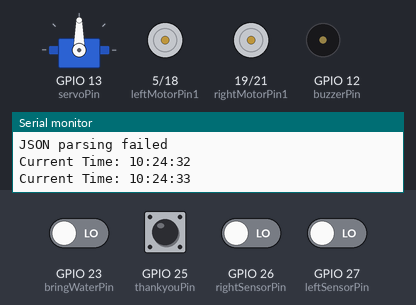
A sketch run on a simulated ESP32. Parts: servo, motor-driver pin pairs drawn as motors (green arrow = first pin HIGH = forward, orange = second pin HIGH = backward, longer = more drive), buzzer (waves = sounding, pin HIGH), the last lines printed to the serial monitor. The inputs (shaded band) are chosen by the test bench; at power-on: GPIO 23 (bringWaterPin), GPIO 25 (thankyouPin), GPIO 26 (rightSensorPin), GPIO 27 (leftSensorPin) LOW. WiFi joins after 1.5 s; servers stay silent unless stated; network time is answered at once with the bench clock; uploads are accepted with an empty reply; the local clock reads 2024-03-15 10:24:30 at power-on unless the sketch sets it.

Above: at 3.4 s.
3.5 s: GPIO 23 (bringWaterPin) driven HIGH
At 4.5 s:
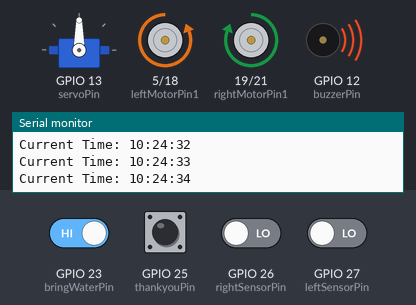
5.7 s: GPIO 26 (rightSensorPin) driven HIGH
At 8.0 s:
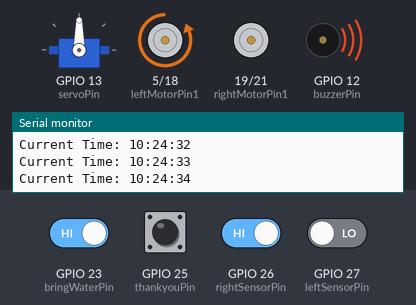
9.7 s: GPIO 26 (rightSensorPin) driven LOW
11.2 s: GPIO 27 (leftSensorPin) driven HIGH
At 12.0 s:
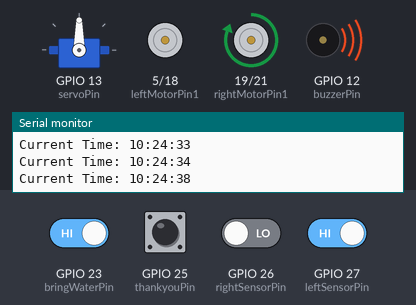
15.2 s: GPIO 27 (leftSensorPin) driven LOW
At 15.8 s:
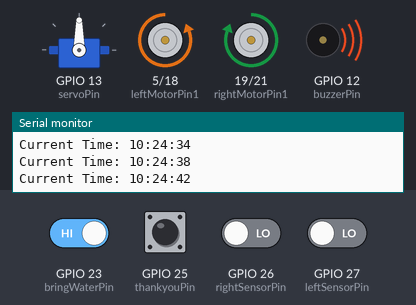
Timing chart, 0 to 17.7 s (numbered marks = the images above; inputs shaded):
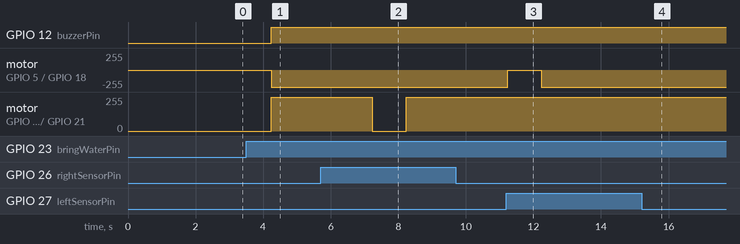

The sketch:

fetch_data_control_smort.ino
```cpp
#include <WiFi.h>
#include <HTTPClient.h>
#include <ArduinoJson.h>
#include <NTPClient.h>
#include <ESP32Servo.h>
#include <WiFiUdp.h>

// WiFi and Firestore Settings
const char* ssid = "SmartMedic";
const char* password = "sm@1234567";
const char* apiKey = "AIzaSyAfxhAhUlpxYdIJ6wV1RWWMExyeZOYoeg";
const char* baseURL = "https://firestore.googleapis.com/v1/projects/smort-care/databases/(default)/documents/";

// NTP Client Setup
WiFiUDP ntpUDP;
NTPClient timeClient(ntpUDP, "pool.ntp.org", 19800, 60000);

// Servo and Buzzer Setup
Servo myServo;
const int servoPin = 13;
const int buzzerPin = 12;

// Line Following Sensor and Motor Setup
const int leftSensorPin = 27;
const int rightSensorPin = 26;
const int leftMotorPin1 = 5;
const int leftMotorPin2 = 18;
const int rightMotorPin1 = 19;
const int rightMotorPin2 = 21;

// Additional Sensor Pins
const int bringWaterPin = 23; // Adjust to your actual pin
const int thankyouPin = 25;   // Adjust to your actual pin

// Medication Data Structure
struct Medication {
  int sectionNumber;
  String time;
};
Medication medications[10];
int medicationCount = 0;

// Servo Positions Array for Each Section
const int servoPositions[] = {36, 64, 90, 117, 145, 180};
const int numSections = sizeof(servoPositions) / sizeof(servoPositions[0]);

// Timing Variables
unsigned long lastFetchTime = 0;
const unsigned long fetchInterval = 5 * 60 * 1000; // 5 minutes

// Line Following Mode Flag
bool lineFollowingMode = false;

void setup() {
  Serial.begin(9600);
  WiFi.begin(ssid, password);

  // WiFi Connection
  while (WiFi.status() != WL_CONNECTED) {
    delay(1000);
    Serial.println("Connecting to WiFi...");
  }
  Serial.println("Connected to WiFi");

  // Start NTP Client
  timeClient.begin();

  // Setup Servo, Buzzer, and Additional Sensors
  myServo.attach(servoPin);
  pinMode(buzzerPin, OUTPUT);
  pinMode(bringWaterPin, INPUT);
  pinMode(thankyouPin, INPUT);

  // Setup Line Following Sensors and Motors
  pinMode(leftSensorPin, INPUT);
  pinMode(rightSensorPin, INPUT);
  pinMode(leftMotorPin1, OUTPUT);
  pinMode(leftMotorPin2, OUTPUT);
  pinMode(rightMotorPin1, OUTPUT);
  pinMode(rightMotorPin2, OUTPUT);

  // Fetch initial Firestore data
  fetchFirestoreData();
}

void fetchFirestoreData() {
  if (WiFi.status() == WL_CONNECTED) {
    HTTPClient http;
    String url = String(baseURL) + "smort/smort_test/medications?key=" + apiKey;

    http.begin(url);
    int httpCode = http.GET();

    if (httpCode > 0) {
      String payload = http.getString();
      Serial.println("Fetched medication data: " + payload);

      DynamicJsonDocument doc(4096);
      DeserializationError error = deserializeJson(doc, payload);

      if (!error) {
        JsonArray medicationsArray = doc["documents"].as<JsonArray>();
        medicationCount = 0;
        for (JsonObject medication : medicationsArray) {
          JsonObject fields = medication["fields"].as<JsonObject>();
          medications[medicationCount].sectionNumber = fields["sectionNumber"]["integerValue"].as<int>();
          medications[medicationCount].time = fields["time"]["stringValue"] | "N/A";
          medicationCount++;
        }
      } else {
        Serial.println("JSON parsing failed");
      }
    }
    http.end();
  } else {
    Serial.println("WiFi not connected");
  }
}

void loop() {
  timeClient.update();
  String currentTime = timeClient.getFormattedTime();
  Serial.println("Current Time: " + currentTime);

  // Check if bringWater or thankyou is triggered
  if (digitalRead(bringWaterPin) == HIGH || digitalRead(thankyouPin) == HIGH) {
    lineFollowingMode = true;
    digitalWrite(buzzerPin,HIGH);
    resumeMotion(); // Initiate motion
  }

  // Check for scheduled medication dispensing
  for (int i = 0; i < medicationCount; i++) {
    if (isTimeMatching(currentTime, medications[i].time)) {
      Serial.print("Time for medication at section: ");
      Serial.println(medications[i].sectionNumber);

      // Activate line following mode, beep, and move to start following the line
      lineFollowingMode = true;
      digitalWrite(buzzerPin, HIGH);
      rotateServo(medications[i].sectionNumber);
      resumeMotion(); // Initiate motion before line following

      // Follow the line until reaching the destination
      while(lineFollowingMode) {
        followLine();
      }
      delay(60000);
    }
  }

  // Execute line-following if mode is activated
  if (lineFollowingMode) {
    followLine();
  }

  // Update medications every 5 minutes
  unsigned long currentMillis = millis();
  if (currentMillis - lastFetchTime >= fetchInterval) {
    lastFetchTime = currentMillis;
    fetchFirestoreData();
  }
  delay(1000);
}

void resumeMotion() {
  moveForward();
  delay(3000);
  followLine();
}

bool isTimeMatching(String currentTime, String medicationTime) {
  int currentSeconds = timeToSeconds(currentTime);
  int medicationSeconds = timeToSeconds(medicationTime);
  return abs(currentSeconds - medicationSeconds) <= 5;
}

int timeToSeconds(String time) {
  int hours, minutes, seconds;
  sscanf(time.c_str(), "%d:%d:%d", &hours, &minutes, &seconds);
  return hours * 3600 + minutes * 60 + seconds;
}

void followLine() {
  int leftSensor = digitalRead(leftSensorPin);
  int rightSensor = digitalRead(rightSensorPin);

  if (leftSensor == HIGH && rightSensor == HIGH) {
    // Stop if both sensors detect black (reached destination)
    stopCar();
    digitalWrite(buzzerPin, LOW);
    lineFollowingMode = false; // Stop line-following mode
  } else if (leftSensor == HIGH && rightSensor == LOW) {
    turnLeft();
  } else if (leftSensor == LOW && rightSensor == HIGH) {
    turnRight();
  } else {
    moveForward();
  }
}

void moveForward() {
  digitalWrite(leftMotorPin1, LOW);
  digitalWrite(leftMotorPin2, HIGH);
  digitalWrite(rightMotorPin1, HIGH);
  digitalWrite(rightMotorPin2, LOW);
}

void turnRight() {
  digitalWrite(leftMotorPin1, LOW);
  digitalWrite(leftMotorPin2, HIGH);
  digitalWrite(rightMotorPin1, LOW);
  digitalWrite(rightMotorPin2, LOW);
}

void turnLeft() {
  digitalWrite(leftMotorPin1, LOW);
  digitalWrite(leftMotorPin2, LOW);
  digitalWrite(rightMotorPin1, HIGH);
  digitalWrite(rightMotorPin2, LOW);
}

void stopCar() {
  digitalWrite(leftMotorPin1, LOW);
  digitalWrite(leftMotorPin2, LOW);
  digitalWrite(rightMotorPin1, LOW);
  digitalWrite(rightMotorPin2, LOW);
}


void rotateServo(int sectionNumber) {
  if (sectionNumber >= 1 && sectionNumber <= numSections) {
    int servoPosition = servoPositions[sectionNumber - 1];
    myServo.write(servoPosition);
    Serial.print("Rotating to section: ");
    Serial.println(sectionNumber);
    delay(1000);
  } else {
    Serial.println("Invalid section number");
  }
}
```

Measured:
- after the input at 3.5 s, GPIO 12 (buzzerPin): LOW → HIGH after 0.73 s; motor on GPIO 5 (leftMotorPin1) / GPIO 18 (leftMotorPin2): stopped → backward 255/255 after 0.73 s; motor on GPIO 19 (rightMotorPin1) / GPIO 21 (rightMotorPin2): stopped → forward 255/255 after 0.73 s
- after the input at 5.7 s, motor on GPIO 19 (rightMotorPin1) / GPIO 21 (rightMotorPin2): forward 255/255 → stopped after 1.5 s, → forward 255/255 1.0 s later
- after the input at 9.7 s, every drawn part: stays the same
- after the input at 11.2 s, motor on GPIO 5 (leftMotorPin1) / GPIO 18 (leftMotorPin2): backward 255/255 → stopped at once, → backward 255/255 1.0 s later
- after the input at 15.2 s, motor on GPIO 5 (leftMotorPin1) / GPIO 18 (leftMotorPin2): stays backward 255/255 (without the input it goes to stopped after 0.03 s)
